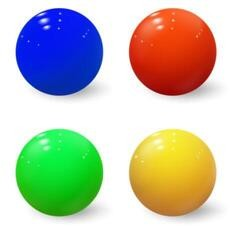
#> input picture input_separated_objects.png, 230 x 226 px
$ python Color_Recognition_Image.py
#> lines starting #> are read from the running program, lines starting #| are printed output that depends on the picture; after the words box and inside, x2 and y2 are one past the last pixel; in counts of white or black regions, pixels touching at a corner belong together
import cv2
import numpy as np

img = cv2.imread("input_separated_objects.png")
#> img is the input picture: shape (226, 230, 3); mean B, G, R 172.3, 190.3, 188.6

hsv = cv2.cvtColor(img, cv2.COLOR_BGR2HSV)
#> hsv: shape (226, 230, 3); mean H, S, V 40.6, 105.6, 233.9

# Red range 1
lower_red1 = np.array([0, 40, 40])
upper_red1 = np.array([10, 255, 255])

red_mask1 = cv2.inRange(hsv, lower_red1, upper_red1)
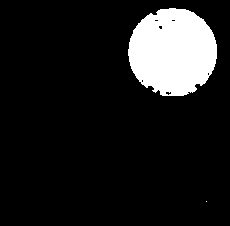
#> red_mask1: shape (226, 230); 11.7% white; 2 white regions (1 under 20 px), largest, box (x1, y1, x2, y2) and area: (128, 8, 217, 96) 6093

# Red range 2
lower_red2 = np.array([170, 40, 40])
upper_red2 = np.array([179, 255, 255])

red_mask2 = cv2.inRange(hsv, lower_red2, upper_red2)
#> red_mask2: shape (226, 230); 0.14% white in thin lines or dots, all inside (x1, y1, x2, y2) = (142, 73, 210, 95)

red_mask = cv2.bitwise_or(red_mask1, red_mask2)
#> red_mask: shape (226, 230); 11.9% white; 2 white regions (1 under 20 px), largest, box (x1, y1, x2, y2) and area: (128, 8, 217, 96) 6167

lower_green = np.array([35, 50, 50])
upper_green = np.array([85, 255, 255])

green_mask = cv2.inRange(hsv, lower_green, upper_green)
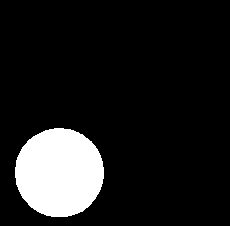
#> green_mask: shape (226, 230); 12% white; 1 white region, box (x1, y1, x2, y2) and area: (15, 128, 104, 217) 6242

lower_blue = np.array([90, 50, 50])
upper_blue = np.array([130, 255, 255])

blue_mask = cv2.inRange(hsv, lower_blue, upper_blue)
#> blue_mask: shape (226, 230); 11.9% white; 1 white region, box (x1, y1, x2, y2) and area: (15, 8, 104, 96) 6180

lower_yellow = np.array([15, 40, 30])
upper_yellow = np.array([40, 255, 255])

yellow_mask = cv2.inRange(hsv, lower_yellow, upper_yellow)
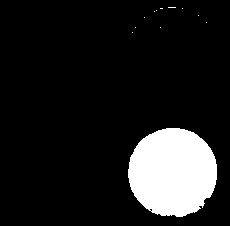
#> yellow_mask: shape (226, 230); 12% white; 12 white regions (11 under 20 px)

color_boxes = {
    "Red": (0, 0, 255),
    "Green": (0, 255, 0),
    "Blue": (255, 0, 0),
    "Yellow": (0, 255, 255)
}

def detect_color(mask, color_name, image):

#> called with color_name = 'Red'
    box_color = color_boxes[color_name]

    contours, _ = cv2.findContours(
        mask,
        cv2.RETR_TREE,
        cv2.CHAIN_APPROX_SIMPLE
    )
#> contours = 5 contours, 4 with area under 20; largest, box (x1, y1, x2, y2) and area: (128, 8, 217, 96) 6052

    for contour in contours:

        area = cv2.contourArea(contour)

        if area > 300:

            x, y, w, h = cv2.boundingRect(contour)

            cv2.rectangle(
                image,
                (x, y),
                (x + w, y + h),
                box_color,
                2
            )

            (text_width, text_height), _ = cv2.getTextSize(
                color_name,
                cv2.FONT_HERSHEY_SIMPLEX,
                0.6,
                2
            )

            text_y = y + text_height + 5

            cv2.rectangle(
                image,
                (x, y),
                (x + text_width + 8, y + text_height + 10),
                box_color,
                -1
            )

            cv2.putText(
                image,
                color_name,
                (x + 2, text_y),
                cv2.FONT_HERSHEY_SIMPLEX,
                0.6,
                (0, 0, 0),
                2
            )
#> this loop made 5 passes
#> (area, x, y, w, h, text_width, text_height, text_y) on pass 2: (6051.5, 128, 8, 89, 88, 37, 14, 27)
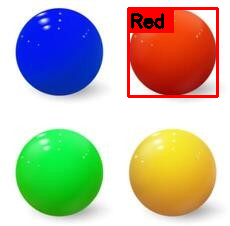
#> image: shape (226, 230, 3); mean B, G, R 165.3, 182.6, 187.5


detect_color(red_mask, "Red", img)

detect_color(green_mask, "Green", img)
#> call 2 of detect_color, with color_name = 'Green'
#> in detect_color (call 2), `contours, _ = cv2.findContours( mask, cv2.RETR_TREE, cv2.CHAIN_APPROX_..`: contours = 1 contour; box (x1, y1, x2, y2) and area: (15, 128, 104, 217) 6115
#> the loop in detect_color (call 2), `for contour in contours: ` made 1 pass
#> (area, x, y, w, h, text_width, text_height, text_y) on pass 1: (6115, 15, 128, 89, 89, 55, 14, 147)
#> after the loop in detect_color (call 2), `for contour in contours:`:
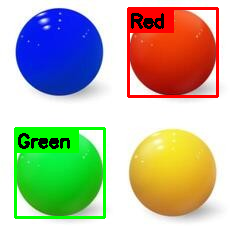
#> image: shape (226, 230, 3); 4.79% of pixels changed, all inside (x1, y1, x2, y2) = (14, 127, 106, 219)

detect_color(blue_mask, "Blue", img)
#> call 3 of detect_color, with color_name = 'Blue'
#> in detect_color (call 3), `contours, _ = cv2.findContours( mask, cv2.RETR_TREE, cv2.CHAIN_APPROX_..`: contours = 3 contours, 2 with area under 20; largest, box (x1, y1, x2, y2) and area: (15, 8, 104, 96) 6056
#> the loop in detect_color (call 3), `for contour in contours: ` made 3 passes
#> (area, x, y, w, h, text_width, text_height, text_y) on pass 1: (6056, 15, 8, 89, 88, 42, 14, 27)
#> after the loop in detect_color (call 3), `for contour in contours:`:
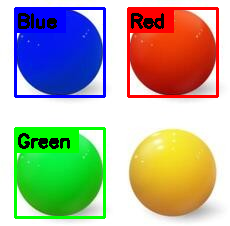
#> image: shape (226, 230, 3); 4.2% of pixels changed, all inside (x1, y1, x2, y2) = (14, 7, 106, 98)

detect_color(yellow_mask, "Yellow", img)
#> call 4 of detect_color, with color_name = 'Yellow'
#> in detect_color (call 4), `contours, _ = cv2.findContours( mask, cv2.RETR_TREE, cv2.CHAIN_APPROX_..`: contours = 13 contours, 12 with area under 20; largest, box (x1, y1, x2, y2) and area: (128, 128, 217, 217) 6112
#> the loop in detect_color (call 4), `for contour in contours: ` made 13 passes
#> (area, x, y, w, h, text_width, text_height, text_y) on pass 1: (6111.5, 128, 128, 89, 89, 58, 14, 147)
#> after the loop in detect_color (call 4), `for contour in contours:`:
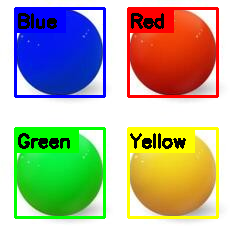
#> image: shape (226, 230, 3); 4.92% of pixels changed, all inside (x1, y1, x2, y2) = (127, 127, 219, 219)


cv2.imshow("Color Recognition", img)

cv2.waitKey(0)
cv2.destroyAllWindows()
